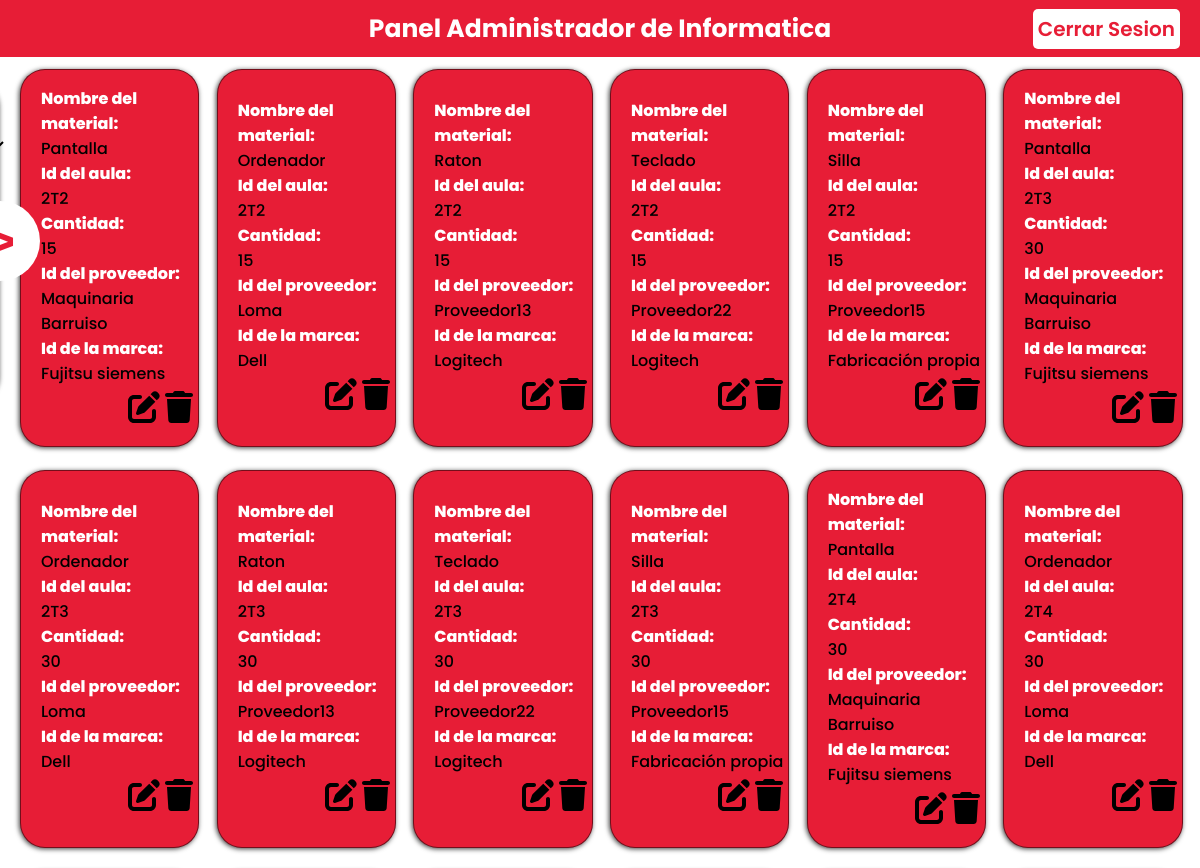
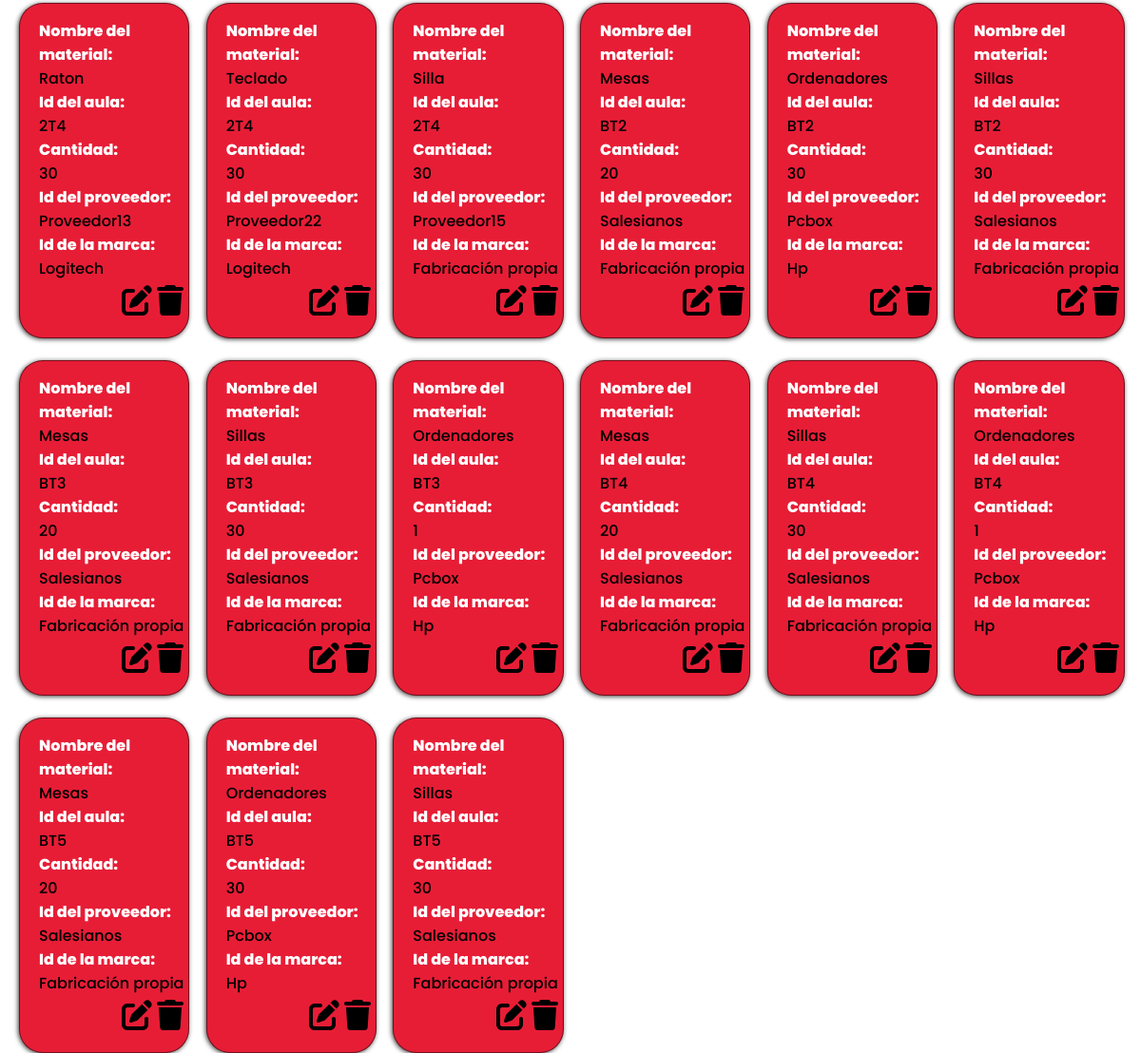
Screenshot of /PanelDepartamento/PanelDepartamento.php (signed in) with the database file from the repository (2 pictures, top to bottom).
### tables this page shows
CREATE TABLE `departec` (
  `idDepartamento` int(11) NOT NULL,
  `NombreDepar` varchar(50) NOT NULL
);

CREATE TABLE `materiales` (
  `idMateriales` int(11) NOT NULL,
  `NombreMat` varchar(30) NOT NULL,
  `idAula` varchar(5) NOT NULL,
  `Cantidad` int(11) NOT NULL,
  `idProveedor` int(11) NOT NULL,
  `idMarca` int(11) NOT NULL,
  `idDepartamento` int(11) NOT NULL
);

CREATE TABLE `prov` (
  `idProveedor` int(11) NOT NULL,
  `Nombre` varchar(60) NOT NULL,
  `Direccion` varchar(80) NOT NULL,
  `Municipio` varchar(30) NOT NULL,
  `Provincia` varchar(30) NOT NULL,
  `Telefono` int(9) NOT NULL,
  `idTipo` int(11) NOT NULL,
  `idDepartamento` int(11) DEFAULT NULL
);

CREATE TABLE `marca` (
  `idMarca` int(11) NOT NULL,
  `NombreMarca` varchar(30) NOT NULL,
  `idDepartamento` int(11) NOT NULL
);

### PanelDepartamento/InformacionU.php (the view, shortened to what this page needs)
<?php
include("./conexion_bd.php");
function body($consulta, $conexion)
{
    $resultado = mysqli_query($conexion, $consulta);
    if ($resultado) {
        while ($row = $resultado->fetch_object()) {
            $NombreMat = $row->NombreMat;
            $idAula = $row->idAula;
            $Cantidad = $row->Cantidad;
            $idProveedor = $row->Nombre;
            $idMarca = $row->NombreMarca;
            $idMateriales = $row->idMateriales;
            ?>
            <div class="card">
                <h3>Nombre del material:</h3>
                <?php echo htmlspecialchars($NombreMat) ?>
                <h3>Id del aula:</h3>
                <?php echo htmlspecialchars($idAula) ?>
                <h3>Cantidad:</h3>
                <?php echo htmlspecialchars($Cantidad) ?>
                <h3>Id del proveedor:</h3>
                <?php echo htmlspecialchars($idProveedor) ?>
                <h3>Id de la marca:</h3>
                <?php echo htmlspecialchars($idMarca) ?>
                <div class="card_icons">
                    <a href="./PanelDepartamento.php?Editar=<?php echo $idMateriales; ?>" onclick="activarEditar()"></a>
                    <a href="./PanelDepartamento.php?borrar=<?php echo $idMateriales; ?>" onclick="return ConfirmDelete()"></a>
                </div>
            </div>
            <?php
        }
    }
}
if (isset($_GET['search']) && !empty($_GET['search']) || (isset($_GET['value']) && !empty($_GET['value']))) {
    $types = [
        'aula' => 'a.idAula',
        'prov' => 'p.Nombre',
        'marca' => 'ma.NombreMarca',
        'tipoprod' => 'tp.NombreTipo ',
        'ubi' => 'u.NombreUbicacion'
    ];
    $type = "";
    if ($_GET['search'] != 'all' && isset($_GET['value']) && $_GET['value'] != 'all') {
        $types = $types[$_GET['search']];
        $type = "$types = '$_GET[value]' AND";
    }
    $consulta = "SELECT m.idMateriales,m.NombreMat, m.idAula, m.Cantidad,p.Nombre, ma.NombreMarca FROM login AS l
    INNER JOIN departec AS d ON l.idDepartamento = d.idDepartamento
    INNER JOIN aula AS a ON d.idDepartamento = a.idDepartamento
    INNER JOIN materiales AS m ON a.idAula = m.idAula
    INNER JOIN prov AS p ON m.idProveedor = p.idProveedor
    INNER JOIN marca AS ma ON m.idMarca = ma.idMarca
    INNER JOIN tipoprod AS tp ON tp.idTipo = p.idTipo
    INNER JOIN ubi AS u ON u.idUbicacion = a.idUbicacion
    WHERE $type d.idDepartamento  = $_SESSION[deparamento] AND l.idUser = $_SESSION[id]";
    body($consulta, $conexion);
} else {
    $consulta = "SELECT m.idMateriales,m.NombreMat, m.idAula, m.Cantidad,p.Nombre, ma.NombreMarca FROM login AS l
    INNER JOIN departec AS d ON l.idDepartamento = d.idDepartamento
    INNER JOIN aula AS a ON d.idDepartamento = a.idDepartamento
    INNER JOIN materiales AS m ON a.idAula = m.idAula
    INNER JOIN prov AS p ON m.idProveedor = p.idProveedor
    INNER JOIN marca AS ma ON m.idMarca = ma.idMarca
    INNER JOIN tipoprod AS tp ON tp.idTipo = p.idTipo
    INNER JOIN ubi AS u ON u.idUbicacion = a.idUbicacion
    WHERE d.idDepartamento  = $_SESSION[deparamento] AND l.idUser = $_SESSION[id]";
    body($consulta, $conexion);
}

### PanelDepartamento/PanelDepartamento.php (shortened to what this page needs)
<!DOCTYPE html>
<html lang="en">
<head>
    <link rel="stylesheet" href="styleU.css">
</head>
<body onload='activarAnimacionRefresh()'>
    <header>
        <div class="texto1">
            <strong>Panel Administrador de
                <?php include("./DepU.php") ?>
            </strong>
        </div>
        <div class="cs">
            <div class="cs-button">
                <a href="./cs2.php">Cerrar Sesion</a>
            </div>
        </div>
    </header>
    <main>
        <div class="filter_var" id='modal'>
            <div class="filtros">
                <div class="div_filtro_principal">
                    <select name="filtro_principal" id="filtro_principal" class="filtro_principal" onchange="enviarValor(event)" required>
                        <option value="" selected>Todo</option>
                        <?php include("./filtro_principal.php") ?>
                    </select>
                </div>
            </div>
            <div class="div_boton_filtro">
                <button class="boton_filtro" id="boton_filtro" name="boton_filtro" onclick="activarAnimacion()">></button>
            </div>
        </div>
        <div class="principal">
            <?php include("./InformacionU.php") ?>
        </div>
    </main>
</body>
</html>

### PanelDepartamento/DepU.php (shortened to what this page needs)
<?php
include("./conexion_bd.php");
$inc = true;
if ($inc){
    $consulta = "SELECT d.NombreDepar , l.idDepartamento FROM login AS l
    LEFT JOIN departec AS d ON l.idDepartamento = d.idDepartamento
    WHERE l.idUser = $_SESSION[id]";
    $resultado = mysqli_query($conexion, $consulta);
    if ($resultado){
        while($row = $resultado->fetch_object()){
            $nombreDepar = $row->NombreDepar;
            ?>
            <?php echo htmlspecialchars($nombreDepar); ?>
        <?php
        }
    }
}
?>

### PanelDepartamento/styleU.css (style rules this page uses)
:root { --i:40%; }
body { margin: 0; padding: 0; font-family: 'Poppins', sans-serif; background-color: #FFFFFF;; }
header { display: flex; position: relative; justify-content: center; align-items: center; background-color: #E71D36; height: 7.15vh; }
.texto1 { display: flex; justify-content: center; text-align: center; align-items: center; font-size: 25px; color: #FFFFFF; }
.cs { position: absolute; font-size: 20px; width: 100%; display: flex; justify-content: flex-end; align-items: center; margin-right: 40px; }
.cs-button { display: flex; padding: 5px; background-color: #FFFFFF; border: 0px; border-radius: 5px; }
.cs-button a { color: #E71D36; font-family:'Poppins', sans-serif; font-weight: 600; text-decoration: none; }
main { display: flex; flex-direction: row; height: 92.85vh; width: 100%; position: relative; }
.filter_var { position: fixed; display: flex; flex-direction: row; height: 40vh; width: 20%; justify-content: flex-end; align-items: center; transform: translateX(-100%); margin-top: 24px; }
.filtros { position: absolute; display: flex; flex-direction: column; justify-content: center; align-items: center; width: 100%; height: 40vh; background-color: #E71D36; border-radius: 25px; box-shadow: -1px 1px 5px rgba(0,0,0,0.75); }
.div_filtro_principal { display: flex; flex-direction: row; justify-content: center; align-items: center; }
.filtro_principal { border: 0; font-family: system-ui, -apple-system, BlinkMacSystemFont, 'Segoe UI', Roboto, Oxygen, Ubuntu, Cantarell, 'Open Sans', 'Helvetica Neue', sans-serif; font-size: 20px; background: transparent; font-weight: 500; text-align: center; width: fit-content; }
.div_boton_filtro { position: absolute; transform: translateX(50%); border: 0; border-radius: 50%; }
.boton_filtro { border: 0; border-radius: 50%; width: 80px; height: 80px; font-size: 52px; color: #E71D36; font-weight: 600; background-color:#FFFFFF; }
.principal { height: 92.85vh; width: 100%; display: grid; grid-template-columns: 1fr 1fr 1fr 1fr 1fr 1fr; grid-row-gap: 40px; grid-template-rows: 1fr 1fr 1fr 1fr 1fr 1fr; background-color: #FFFFFF; padding-left: 20px; padding-top: 20px; align-items: center; justify-content: center; }
.card { display: flex; flex-direction: column; justify-content: center; align-items: left; padding-top: 7.5px; padding-left: 20px; padding-bottom: 7.5px; height: 100%; width: 80%; background-color:#E71D36; border-radius: 25px; border: 1px solid rgba(0, 0, 0, 0.5); box-shadow: -1px 1px 5px rgba(0,0,0,0.75); font-family: 'Poppins', sans-serif; font-weight: 500; }
.card h3 { font-size: 16px; font-family: 'Poppins', sans-serif; font-weight: 800; margin: 0; padding: 0; color: #FFFFFF; }
.card_icons { display: flex; justify-content: flex-end; flex-direction: row; margin-top: 5px; margin-right: 5px; gap: 5px; }

### rows the page displays
materiales: NombreMat "Pantalla", idAula "2T2", Cantidad "15", idProveedor.Nombre "Maquinaria Barruiso", idMarca.NombreMarca "Fujitsu siemens"
materiales: NombreMat "Ordenador", idAula "2T2", Cantidad "15", idProveedor.Nombre "Loma", idMarca.NombreMarca "Dell"
materiales: NombreMat "Raton", idAula "2T2", Cantidad "15", idProveedor.Nombre "Proveedor13", idMarca.NombreMarca "Logitech"
materiales: NombreMat "Teclado", idAula "2T2", Cantidad "15", idProveedor.Nombre "Proveedor22", idMarca.NombreMarca "Logitech"
materiales: NombreMat "Silla", idAula "2T2", Cantidad "15", idProveedor.Nombre "Proveedor15", idMarca.NombreMarca "Fabricación propia"
materiales: NombreMat "Pantalla", idAula "2T3", Cantidad "30", idProveedor.Nombre "Maquinaria Barruiso", idMarca.NombreMarca "Fujitsu siemens"
materiales: NombreMat "Ordenador", idAula "2T3", Cantidad "30", idProveedor.Nombre "Loma", idMarca.NombreMarca "Dell"
materiales: NombreMat "Raton", idAula "2T3", Cantidad "30", idProveedor.Nombre "Proveedor13", idMarca.NombreMarca "Logitech"
materiales: NombreMat "Teclado", idAula "2T3", Cantidad "30", idProveedor.Nombre "Proveedor22", idMarca.NombreMarca "Logitech"
materiales: NombreMat "Silla", idAula "2T3", Cantidad "30", idProveedor.Nombre "Proveedor15", idMarca.NombreMarca "Fabricación propia"
materiales: NombreMat "Pantalla", idAula "2T4", Cantidad "30", idProveedor.Nombre "Maquinaria Barruiso", idMarca.NombreMarca "Fujitsu siemens"
materiales: NombreMat "Ordenador", idAula "2T4", Cantidad "30", idProveedor.Nombre "Loma", idMarca.NombreMarca "Dell"
materiales: NombreMat "Raton", idAula "2T4", Cantidad "30", idProveedor.Nombre "Proveedor13", idMarca.NombreMarca "Logitech"
materiales: NombreMat "Teclado", idAula "2T4", Cantidad "30", idProveedor.Nombre "Proveedor22", idMarca.NombreMarca "Logitech"
materiales: NombreMat "Silla", idAula "2T4", Cantidad "30", idProveedor.Nombre "Proveedor15", idMarca.NombreMarca "Fabricación propia"
materiales: NombreMat "Mesas", idAula "BT2", Cantidad "20", idProveedor.Nombre "Salesianos", idMarca.NombreMarca "Fabricación propia"
materiales: NombreMat "Ordenadores", idAula "BT2", Cantidad "30", idProveedor.Nombre "Pcbox", idMarca.NombreMarca "Hp"
materiales: NombreMat "Sillas", idAula "BT2", Cantidad "30", idProveedor.Nombre "Salesianos", idMarca.NombreMarca "Fabricación propia"
materiales: NombreMat "Mesas", idAula "BT3", Cantidad "20", idProveedor.Nombre "Salesianos", idMarca.NombreMarca "Fabricación propia"
materiales: NombreMat "Sillas", idAula "BT3", Cantidad "30", idProveedor.Nombre "Salesianos", idMarca.NombreMarca "Fabricación propia"
materiales: NombreMat "Ordenadores", idAula "BT3", Cantidad "1", idProveedor.Nombre "Pcbox", idMarca.NombreMarca "Hp"
materiales: NombreMat "Mesas", idAula "BT4", Cantidad "20", idProveedor.Nombre "Salesianos", idMarca.NombreMarca "Fabricación propia"
materiales: NombreMat "Sillas", idAula "BT4", Cantidad "30", idProveedor.Nombre "Salesianos", idMarca.NombreMarca "Fabricación propia"
materiales: NombreMat "Ordenadores", idAula "BT4", Cantidad "1", idProveedor.Nombre "Pcbox", idMarca.NombreMarca "Hp"
materiales: NombreMat "Mesas", idAula "BT5", Cantidad "20", idProveedor.Nombre "Salesianos", idMarca.NombreMarca "Fabricación propia"
materiales: NombreMat "Ordenadores", idAula "BT5", Cantidad "30", idProveedor.Nombre "Pcbox", idMarca.NombreMarca "Hp"
materiales: NombreMat "Sillas", idAula "BT5", Cantidad "30", idProveedor.Nombre "Salesianos", idMarca.NombreMarca "Fabricación propia"

### other values shown
$nombreDepar "Informatica"
